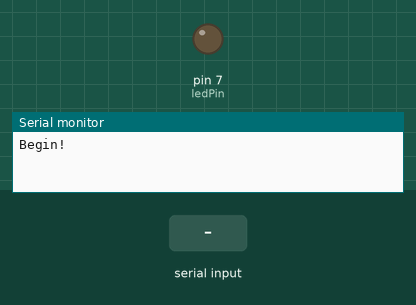
This sketch was run on a simulated Arduino Mega 2560, built with avr-gcc and run on an emulated ATmega2560. Parts: output pins drawn as LEDs (lit = HIGH), the last lines printed to the serial monitor. The inputs (shaded band) are chosen by the test bench.

Above: at 1.2 s.
1.3 s: "1" received over Serial
At 2.5 s:
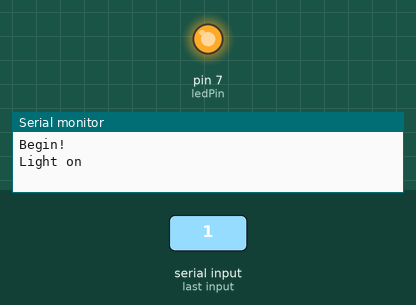
2.8 s: "0" received over Serial
At 3.7 s:
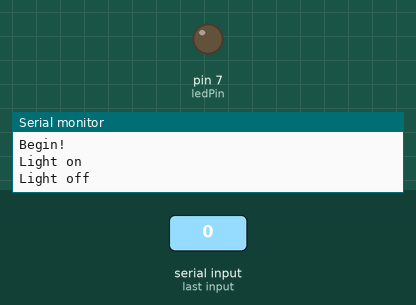
Timing chart, 0 to 5.8 s (numbered marks = the images above; inputs shaded):
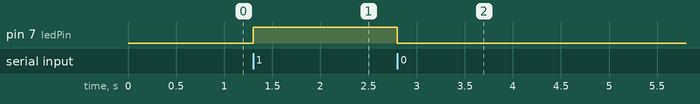

Measured:
- after the input at 1.3 s, pin 7 (ledPin): LOW → HIGH at once
- after the input at 2.8 s, pin 7 (ledPin): HIGH → LOW at once

The sketch:

test_bluetooth.ino
```cpp
#include <SoftwareSerial.h>

// SoftwareSerial bluetooth(10, 11);

const int ledPin = 7;
char state = '0';

void setup()
{
    pinMode(ledPin, OUTPUT);
    digitalWrite(ledPin, LOW);
    Serial.begin(9600);
    Serial.println("Begin!");
    Serial1.begin(9600);
    // bluetooth.begin(9600);
    // bluetooth.println("Begin!");
}

void loop()
{
    // if (bluetooth.available() > 0)
    // {
    //     state = bluetooth.read();

    //     if (state == '0')
    //     {
    //         digitalWrite(ledPin, LOW);
    //         Serial.println("Light off");
    //     }
    //     else if (state == '1')
    //     {
    //         digitalWrite(ledPin, HIGH);
    //         Serial.println("Light on");
    //     }
    // }
    if (Serial.available() > 0)
    {
        state = Serial.read();

        if (state == '0')
        {
            digitalWrite(ledPin, LOW);
            Serial.println("Light off");
        }
        else if (state == '1')
        {
            digitalWrite(ledPin, HIGH);
            Serial.println("Light on");
        }
    }
    // Serial.println(state);
}
```
